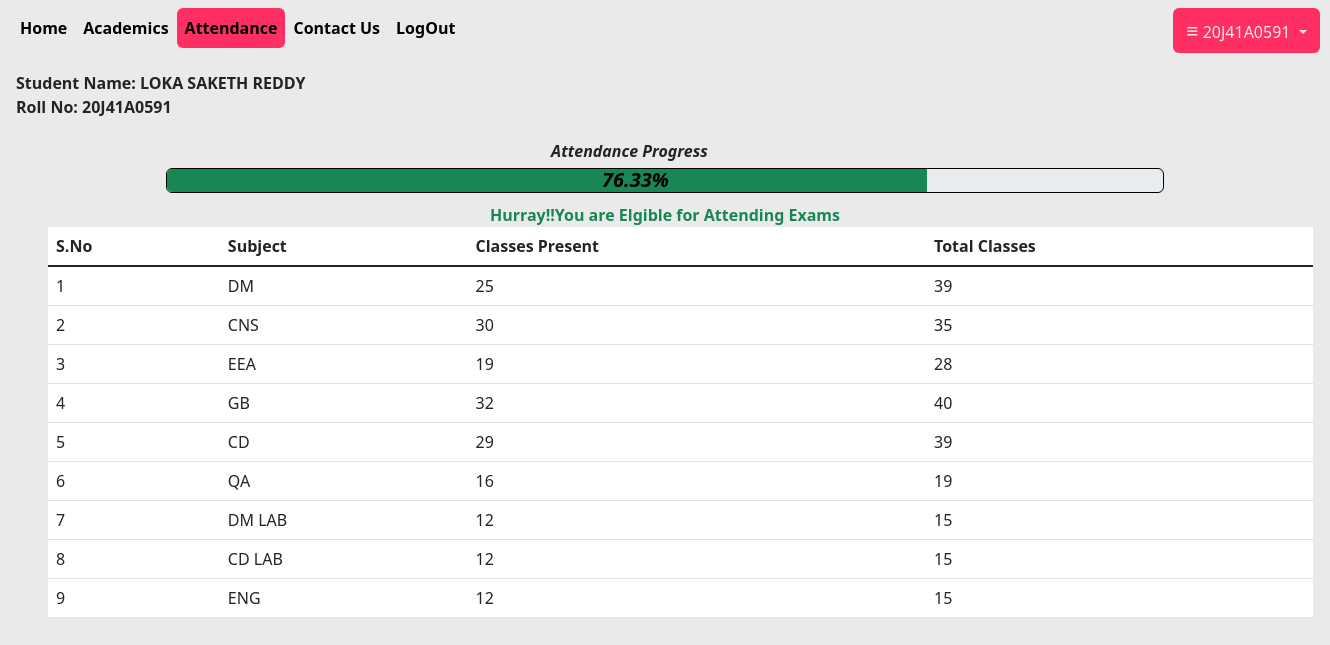
The app's page /attendance (signed in) with its own data.
### user/models.py (models this page shows, shortened)
class Attendance(models.Model):
    username=models.ForeignKey(LoginDetails,on_delete=models.CASCADE)
    DM=models.IntegerField(default=0)
    CNS=models.IntegerField(default=0)
    EEA=models.IntegerField(default=0)
    GB=models.IntegerField(default=0)
    CD=models.IntegerField(default=0)
    QA=models.IntegerField(default=0)
    DM_LAB=models.IntegerField(default=0)
    CD_LAB=models.IntegerField(default=0)
    ENG_LAB=models.IntegerField(default=0)
    DM_TOTAL=models.IntegerField(default=0)
    CNS_TOTAL=models.IntegerField(default=0)
    EEA_TOTAL=models.IntegerField(default=0)
    GB_TOTAL=models.IntegerField(default=0)
    CD_TOTAL=models.IntegerField(default=0)
    QA_TOTAL=models.IntegerField(default=0)
    DM_LAB_TOTAL=models.IntegerField(default=0)
    CD_LAB_TOTAL=models.IntegerField(default=0)
    ENG_LAB_TOTAL=models.IntegerField(default=0)

### user/views.py (the view)
# urls.py: path('attendance',views.attendance),
def attendance(request):
    uname=request.session.get('uname')
    name=request.session.get('name')
    a=Attendance.objects.get(username=uname)
    sum1=0.0
    sum2=0.0
    for i in [a.DM,a.CNS,a.EEA,a.GB,a.CD,a.QA,a.DM_LAB,a.CD_LAB,a.ENG_LAB]:
        sum1=sum1+i
    for i in [a.DM_TOTAL,a.CNS_TOTAL,a.EEA_TOTAL,a.GB_TOTAL,a.CD_TOTAL,a.QA_TOTAL,a.DM_LAB_TOTAL,a.CD_LAB_TOTAL,a.ENG_LAB_TOTAL]:
        sum2=sum2+i
    percentage=round((sum1*100)/sum2,2)
    msg=""
    if(percentage>=65 and percentage<75):
        msg="You're Close to 75% Attendance,Come Regular to Improve"
    elif(percentage>=75):
        msg="Hurray!!You are Elgible for Attending Exams"
    elif(percentage<65):
        msg="You are in Dangerzone Come regular to avoid Detention"
    ans=round(percentage,2)
    return render(request,'attendance.html',{'uname':uname,'name':name,'a':a,'msg':msg,'percentage':ans,'v1':ans})

### user/templates/attendance.html (shortened to what this page needs)
{% extends 'base.html' %}
{% block content %}
<p style="margin-top:10px; display:inline-block" class=" mx-3">
<strong>
    Student Name: {{name}} <br>
    Roll No: {{uname}}
</strong>
  </p>
<br>
<center>
    <p class="" style="display:inline-block;margin-bottom:5px;font-style:italic">
        <b>Attendance Progress</b>
      </p>
        <p style="display:inline-block;position:relative;top:30px;right:110px;font-size:20px;color:black;margin:0px;padding:0px;"><i><b>{{percentage}}%</b></i></p>
<div class="progress-stacked" style="width:75%;height:25px;margin-bottom:10px;border: 1px solid black">
    <div class="progress" role="progressbar" aria-label="Segment one" aria-valuenow="33" aria-valuemin="0" aria-valuemax="100" style="width: {{v1}}%;height:25px;">
      {% if v1 < 40 %}
      <div class="progress-bar bg-danger"></div>
      {% elif v1 < 70 %}
      <div class="progress-bar bg-warning"></div>
      {% elif v1 >= 70%}
      <div class="progress-bar bg-success"></div>
      {% endif %}
    </div>
  </div>
  <strong class="text-success">{{msg}}</strong>
  <br>
</center>
<table class="table table-hover mx-5" style="width:1265px;">
    <thead>
      <tr>
        <th scope="col">S.No</th>
        <th>Subject</th>
        <th>Classes Present</th>
        <th>Total Classes</th>
      </tr>
    </thead>
    <tbody class="table-group-divider">
      <tr>
        <td>1</td>
        <td>DM</td>
        <td>{{a.DM}}</td>
        <td>{{a.DM_TOTAL}}</td>
      </tr>
      <tr>
        <td>2</td>
        <td>CNS</td>
        <td>{{a.CNS}}</td>
        <td>{{a.CNS_TOTAL}}</td>
      </tr>
      <tr>
        <td>3</td>
        <td>EEA</td>
        <td>{{a.EEA}}</td>
        <td>{{a.EEA_TOTAL}}</td>
      </tr>
      <tr>
        <td>4</td>
        <td>GB</td>
        <td>{{a.GB}}</td>
        <td>{{a.GB_TOTAL}}</td>
      </tr>
      <tr>
        <td>5</td>
        <td>CD</td>
        <td>{{a.CD}}</td>
        <td>{{a.CD_TOTAL}}</td>
      </tr>
      <tr>
        <td>6</td>
        <td>QA</td>
        <td>{{a.QA}}</td>
        <td>{{a.QA_TOTAL}}</td>
      </tr>
      <tr>
        <td>7</td>
        <td>DM LAB</td>
        <td>{{a.DM_LAB}}</td>
        <td>{{a.DM_LAB_TOTAL}}</td>
      </tr>
      <tr>
        <td>8</td>
        <td>CD LAB</td>
        <td>{{a.CD_LAB}}</td>
        <td>{{a.CD_LAB_TOTAL}}</td>
      </tr>
      <tr>
        <td>9</td>
        <td>ENG</td>
        <td>{{a.ENG_LAB}}</td>
        <td>{{a.ENG_LAB_TOTAL}}</td>
      </tr>
    </tbody>
  </table>
   {% endblock %}

### records on screen
Attendance: DM "25", DM_TOTAL "39", CNS "30", CNS_TOTAL "35", EEA "19", EEA_TOTAL "28", GB "32", GB_TOTAL "40", CD "29", CD_TOTAL "39", QA "16", QA_TOTAL "19", DM_LAB "12", DM_LAB_TOTAL "15", CD_LAB "12", CD_LAB_TOTAL "15", ENG_LAB "12", ENG_LAB_TOTAL "15"

### other values on screen
{{ uname }} "20J41A0591"
{{ name }} "LOKA SAKETH REDDY"
{{ percentage }} "76.33"
{{ msg }} "Hurray!!You are Elgible for Attending Exams"
